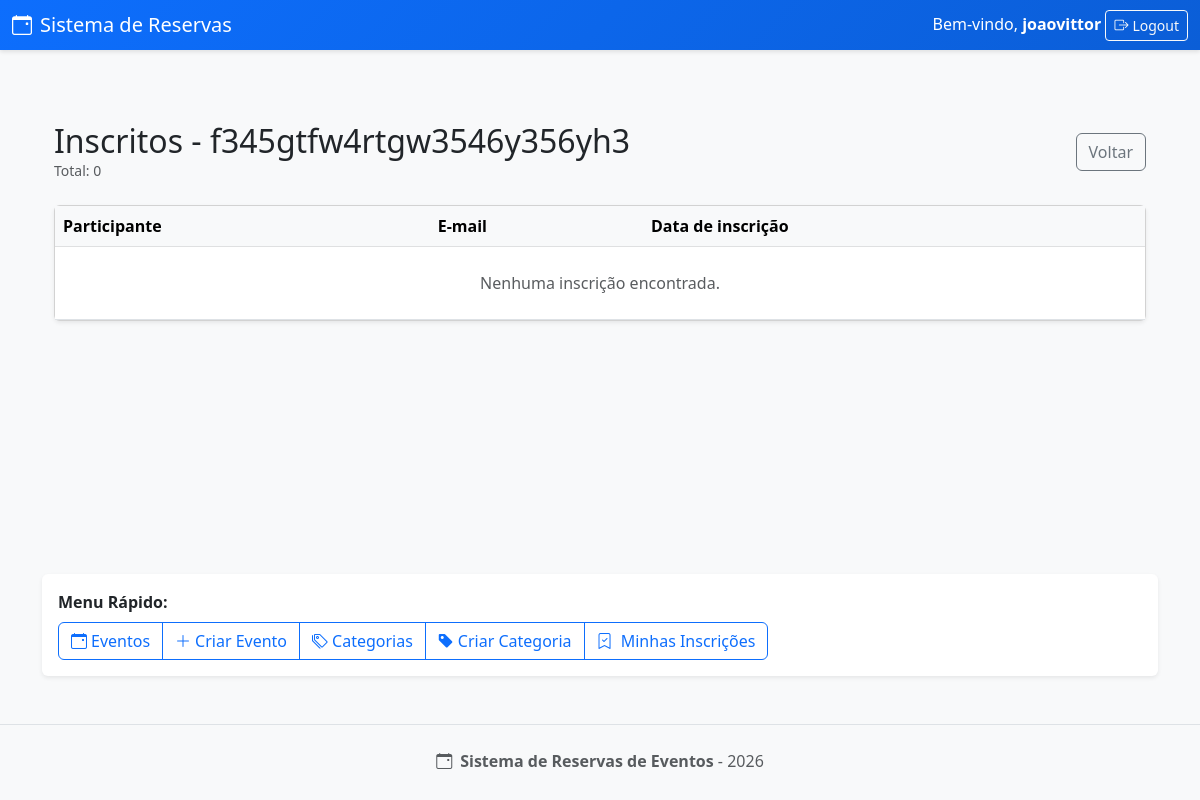
/sistemareservas/eventos/22/inscritos/ (signed in), run on an earlier commit of the app's database.
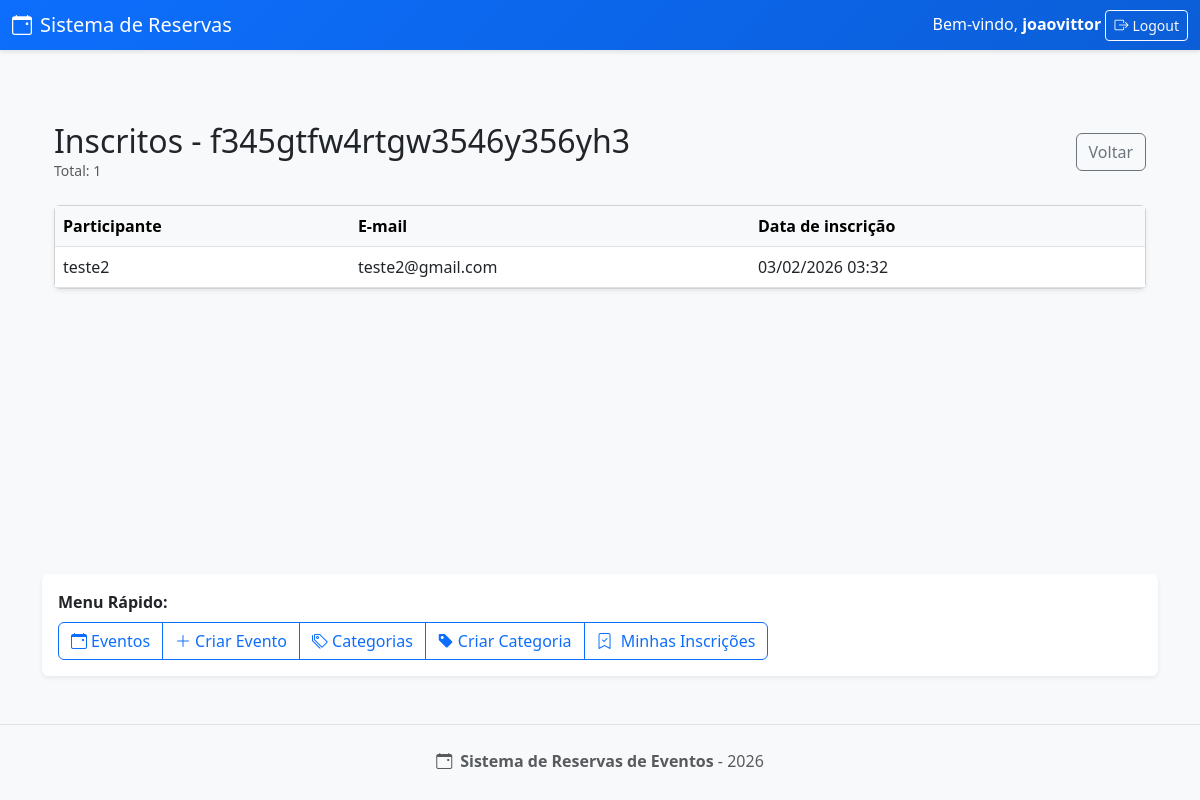
And on a later commit of the database.
### sistemareservas/models.py (models this page shows)
class Inscricao(models.Model):
    participante = models.ForeignKey(
        User,
        on_delete=models.CASCADE,
        related_name="inscricoes"
    )
    evento = models.ForeignKey(Evento, on_delete=models.CASCADE)
    data_inscricao = models.DateTimeField(auto_now_add=True)
    class Meta:
        unique_together = ('participante', 'evento')

### sistemareservas/views.py (the view)
# urls.py: path('eventos/<int:pk>/inscritos/', views.evento_inscritos, name='evento_inscritos'),
@login_required
def evento_inscritos(request, pk):
    evento = get_object_or_404(Evento, pk=pk)
    if evento.organizador != request.user:
        return HttpResponse('Você não pode ver os inscritos deste evento.')
    inscricoes = Inscricao.objects.filter(evento=evento).select_related('participante').order_by('-data_inscricao')
    return render(request, 'sistemareservas/inscritos_list.html', {
        'evento': evento,
        'inscricoes': inscricoes,
    })

### sistemareservas/templates/sistemareservas/inscritos_list.html
{% extends 'sistemareservas/base.html' %}
{% block content %}
<div class="container py-5">
    <div class="d-flex justify-content-between align-items-center mb-4">
        <div>
            <h2 class="mb-0">Inscritos - {{ evento.titulo }}</h2>
            <p class="text-muted small mb-0">Total: {{ inscricoes.count }}</p>
        </div>
        <div>
            <a href="{% url 'evento_list' %}" class="btn btn-outline-secondary">Voltar</a>
        </div>
    </div>
    <div class="card shadow-sm">
        <div class="table-responsive">
            <table class="table mb-0 align-middle">
                <thead class="table-light">
                    <tr>
                        <th>Participante</th>
                        <th>E-mail</th>
                        <th>Data de inscrição</th>
                    </tr>
                </thead>
                <tbody>
                    {% for i in inscricoes %}
                        <tr>
                            <td>{{ i.participante.username }}</td>
                            <td>{{ i.participante.email }}</td>
                            <td>{{ i.data_inscricao|date:"d/m/Y H:i" }}</td>
                        </tr>
                    {% empty %}
                        <tr>
                            <td colspan="3" class="text-center text-muted py-4">Nenhuma inscrição encontrada.</td>
                        </tr>
                    {% endfor %}
                </tbody>
            </table>
        </div>
    </div>
</div>
{% endblock %}

What changed in the data, as far as the page shows it:
added Inscricao: participante.username "teste2", participante.email "teste2@gmail.com", data_inscricao "03/02/2026 03:32"
Also different on the page:
{{ inscricoes.count }}: "0" → "1"
text no longer shown: "Nenhuma inscrição encontrada."
